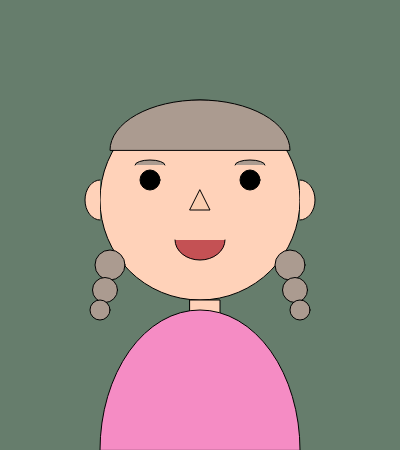
Frame 1 (no input)
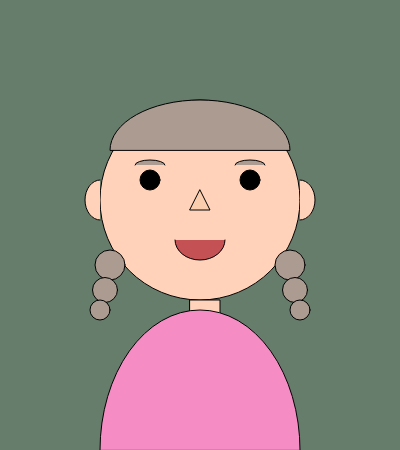
Frame 60 (no input)
Frame 120 (the mouse pressed at the canvas centre since frame 60): identical to frame 60, image omitted

The p5.js sketch that drew these frames (run headless with seeded random() and noise() and a simulated clock; from frame 60 on, the mouse is pressed at the canvas centre):

// p5.js sketch
// ── sketch.js
function setup() {
  createCanvas(400, 450)
}

function draw() {

  background(102, 125, 108);

   fill(255, 210, 185); 
   ellipse(200, 200, 200, 200);

  fill(255, 210, 185); 
  rect(190, 300, 30, 20); 

  fill(245, 140, 196); 
  arc(200, 450, 200, 280, PI, 0, CHORD);

   fill(0); 
   ellipse(150, 180, 20, 20);
   ellipse(250, 180, 20, 20);
 
   stroke(1);
   fill(196, 81, 84); 
   arc(200, 240, 50, 40, 0, PI);

  fill(171, 155, 144); 
  arc(200, 150, 180, 100, PI, 0, CHORD);

  fill(250, 205, 175);
  triangle(200, 190, 210, 210, 190, 210);

  fill(171, 155, 144); 
  ellipse(290, 265, 30, 30);
  ellipse(295, 290, 25, 25);
  ellipse(300, 310, 20, 20);

  fill(171, 155, 144); 
  ellipse(110, 265, 30, 30);
  ellipse(105, 290, 25, 25);
  ellipse(100, 310, 20, 20);

  fill(255, 210, 185); 
  arc(100, 200, 30, 40, HALF_PI, PI + HALF_PI); 
  arc(300, 200, 30, 40, PI + HALF_PI, HALF_PI);

  stroke(2); 
  fill(171, 155, 144);
  arc(150, 165, 30, 10, PI, 0); 
  arc(250, 165, 30, 10, PI, 0); 
}
